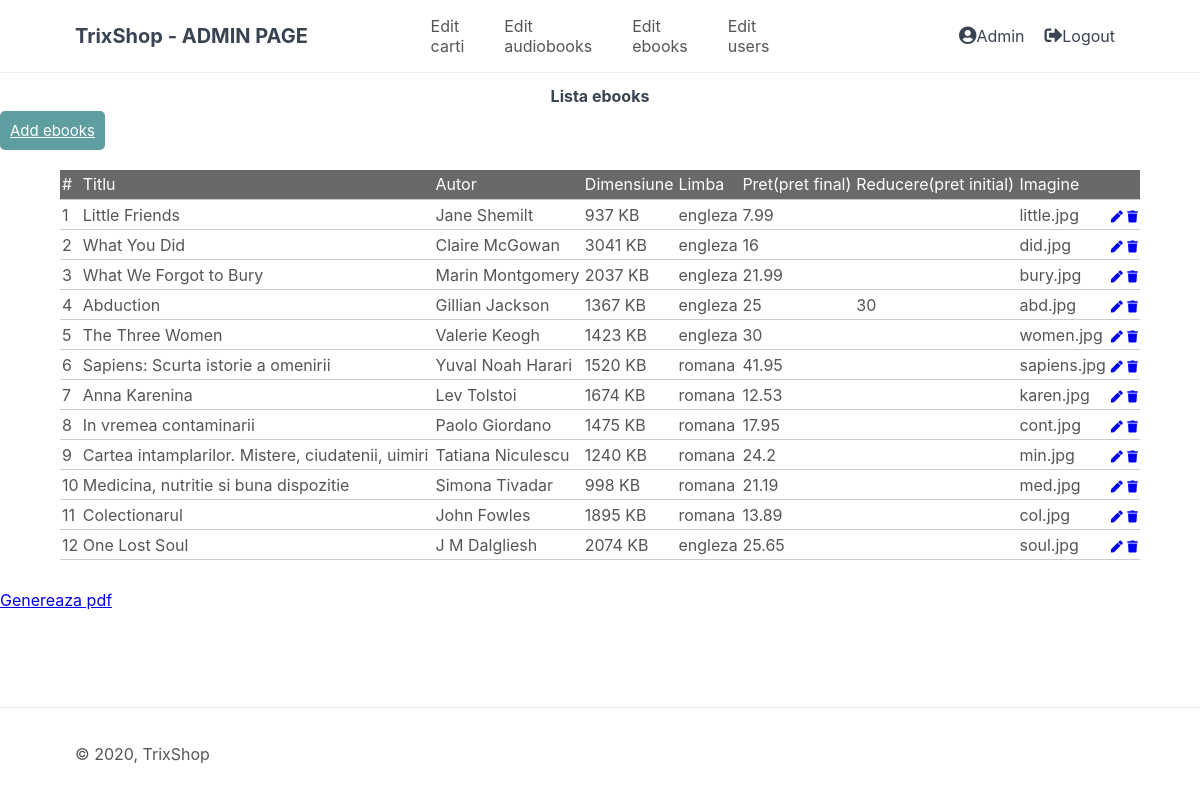
/admin/listaEbooks.php, run on the app's committed database.
### tables this page shows
CREATE TABLE IF NOT EXISTS `ebooks` (
  `id` int(50) NOT NULL AUTO_INCREMENT,
  `titlu` text NOT NULL DEFAULT '0',
  `autor` varchar(50) NOT NULL DEFAULT '0',
  `dimensiune` varchar(50) NOT NULL DEFAULT '0',
  `limba` text NOT NULL DEFAULT '0',
  `descriere` text DEFAULT NULL,
  `price` float DEFAULT NULL,
  `reducere` float DEFAULT NULL,
  `img` text DEFAULT NULL,
  `categorie` varchar(50) DEFAULT NULL,
  PRIMARY KEY (`id`)
);

### admin/listaEbooks.php (the view, shortened to what this page needs)
<?php
include 'functions.php';
$pdo = pdo_connect_mysql();
$stmt = $pdo->prepare('SELECT * FROM ebooks ORDER BY id ');
$stmt->execute();
$products = $stmt->fetchAll(PDO::FETCH_ASSOC);
?>
<?=template_header('Edit Ebooks')?>
<div class="content read">
	<h2 align= 'center'>Lista ebooks</h2>
	<a href="createEbooks.php" class="btn">Add ebooks</a>
	<table style="width:90%">
        <thead >
            <tr style="background-color: #696969; color: #fff;" >
                <td>#</td>
                <td>Titlu</td>
                <td>Autor</td>
                <td>Dimensiune</td>
                <td>Limba</td>
                <td>Pret(pret final)</td>
                <td>Reducere(pret initial)</td>
                <td>Imagine</td>
                <td></td>
            </tr>
        </thead>
        <tbody>
            <?php foreach ($products as $product): ?>
            <tr>
                <td><?=$product['id']?></td>
                <td><?=$product['titlu']?></td>
                <td><?=$product['autor']?></td>
                <td><?=$product['dimensiune']?></td>
                <td><?=$product['limba']?></td>
                <td><?=$product['price']?></td>
                <td><?=$product['reducere']?></td>
                <td><?=$product['img']?></td>
                <td class="actions">
                    <a href="updateEbooks.php?id=<?=$product['id']?>" class="edit"><i class="fas fa-pen fa-xs"></i></a>
                    <a href="deleteEbooks.php?id=<?=$product['id']?>" class="trash"><i class="fas fa-trash fa-xs"></i></a>
                </td>
            </tr>
            <?php endforeach; ?>
        </tbody>
    </table>
	<a href="generatepdfEbooks.php">Genereaza pdf</a>
</div>
<?=template_footer()?>

### admin/operations.css (style rules this page uses)
body { font-size: 19px; }
table { width: 50%; margin: 30px auto; border-collapse: collapse; text-align: left; }
tr { border-bottom: 1px solid #cbcbcb; }
th, td { border: none; height: 30px; padding: 2px; }
.btn { padding: 10px; font-size: 15px; color: white; background: #5F9EA0; border: none; border-radius: 5px; }

### style.css (style rules this page uses)
* { box-sizing: border-box; font-family: -apple-system, BlinkMacSystemFont, "segoe ui", roboto, oxygen, ubuntu, cantarell, "fira sans", "droid sans", "helvetica neue", Arial, sans-serif; font-size: 16px; -webkit-font-smoothing: antialiased; -moz-osx-font-smoothing: grayscale; }
html { height: 100%; }
body { position: relative; min-height: 100%; color: #555555; background-color: #FFFFFF; margin: 0; padding-bottom: 100px; }
h1, h2, h3, h4, h5 { color: #394352; }

### data on the page
ebooks: id "1", titlu "Little Friends", autor "Jane Shemilt", dimensiune "937 KB", limba "engleza", price "7.99", img "little.jpg"
ebooks: id "2", titlu "What You Did", autor "Claire McGowan", dimensiune "3041 KB", limba "engleza", price "16", img "did.jpg"
ebooks: id "3", titlu "What We Forgot to Bury", autor "Marin Montgomery", dimensiune "2037 KB", limba "engleza", price "21.99", img "bury.jpg"
ebooks: id "4", titlu "Abduction", autor "Gillian Jackson", dimensiune "1367 KB", limba "engleza", price "25", reducere "30", img "abd.jpg"
ebooks: id "5", titlu "The Three Women", autor "Valerie Keogh", dimensiune "1423 KB", limba "engleza", price "30", img "women.jpg"
ebooks: id "6", titlu "Sapiens: Scurta istorie a omenirii", autor "Yuval Noah Harari", dimensiune "1520 KB", limba "romana", price "41.95", img "sapiens.jpg"
ebooks: id "7", titlu "Anna Karenina", autor "Lev Tolstoi", dimensiune "1674 KB", limba "romana", price "12.53", img "karen.jpg"
ebooks: id "8", titlu "In vremea contaminarii", autor "Paolo Giordano", dimensiune "1475 KB", limba "romana", price "17.95", img "cont.jpg"
ebooks: id "9", titlu "Cartea intamplarilor. Mistere, ciudatenii, uimiri", autor "Tatiana Niculescu", dimensiune "1240 KB", limba "romana", price "24.2", img "min.jpg"
ebooks: id "10", titlu "Medicina, nutritie si buna dispozitie", autor "Simona Tivadar", dimensiune "998 KB", limba "romana", price "21.19", img "med.jpg"
ebooks: id "11", titlu "Colectionarul", autor "John Fowles", dimensiune "1895 KB", limba "romana", price "13.89", img "col.jpg"
ebooks: id "12", titlu "One Lost Soul", autor "J M Dalgliesh", dimensiune "2074 KB", limba "engleza", price "25.65", img "soul.jpg"
